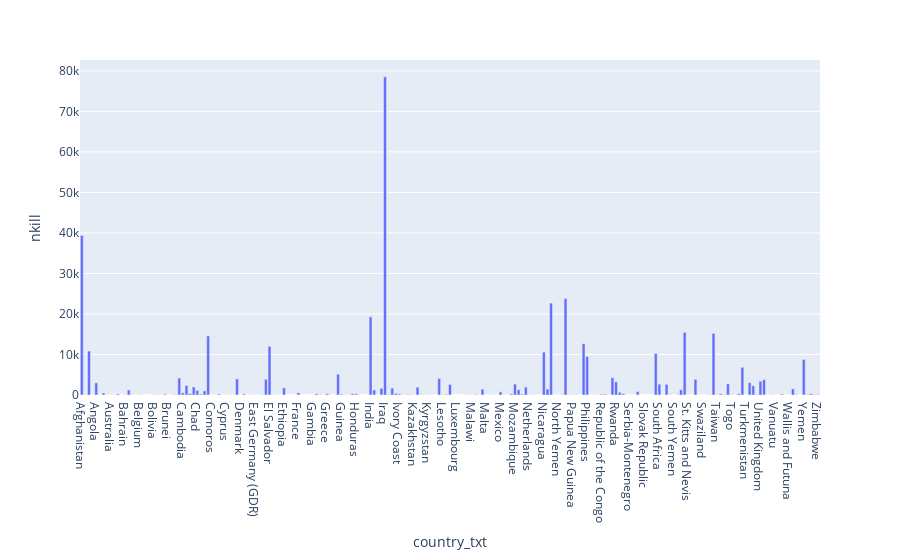

Write notebook code for a chart like this one.
### Code cell
px.bar(data_nmort,x='country_txt',y='nkill')

### Figure 1 — Plotly figure (JSON) as saved in the notebook; plotly's stock layout.template omitted (floating-point values rounded to 4 significant figures; data arrays with more than 128 entries replaced by an {"elided": "..."} marker saying what was removed)
{"data": [{"alignmentgroup": "True", "hovertemplate": "country_txt=%{x}<br>nkill=%{y}<extra></extra>", "legendgroup": "", "marker": {"color": "#636efa", "pattern": {"shape": ""}}, "name": "", "offsetgroup": "", "orientation": "v", "showlegend": false, "textposition": "auto", "type": "bar", "x": {"elided": "205 str values"}, "xaxis": "x", "y": {"elided": "205 int values"}, "yaxis": "y"}], "layout": {"barmode": "relative", "legend": {"tracegroupgap": 0}, "margin": {"t": 60}, "xaxis": {"anchor": "y", "domain": [0, 1], "title": {"text": "country_txt"}}, "yaxis": {"anchor": "x", "domain": [0, 1], "title": {"text": "nkill"}}}}
